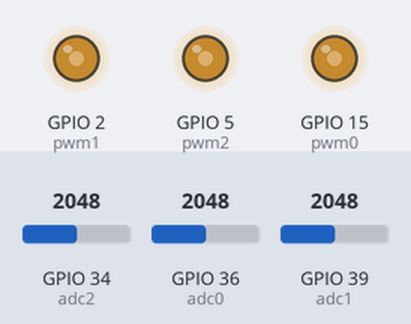
The program below on a simulated ESP32 board running MicroPython. On the bench: output pins drawn as LEDs (lit = HIGH). The test bench sets the inputs (shaded band); at power-on: GPIO 34 (adc2) = 2048, GPIO 36 (adc0) = 2048, GPIO 39 (adc1) = 2048 (analog values on the 0–4095 scale).

Above: at 1.2 s.
1.3 s: GPIO 34 (adc2) set to 1228
At 2.5 s:
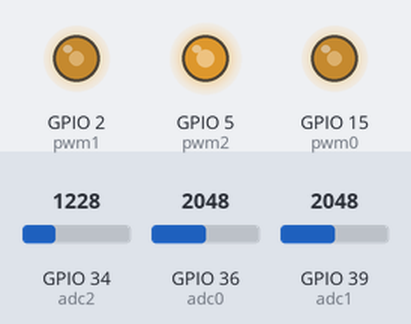
2.8 s: GPIO 36 (adc0) set to 1228
At 3.8 s:
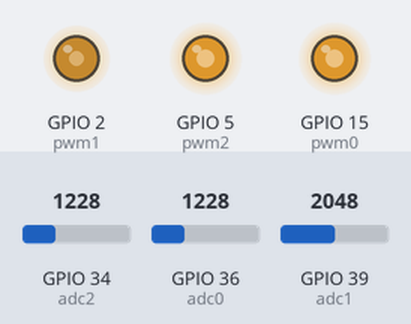
4.3 s: GPIO 39 (adc1) set to 1228
At 5.1 s:
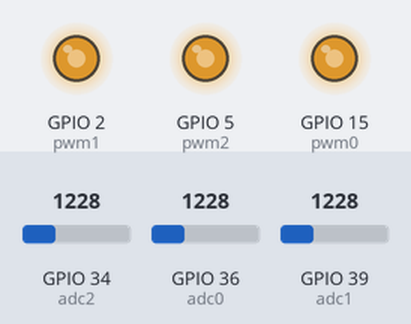
5.8 s: GPIO 34 (adc2) set to 491
At 6.3 s:
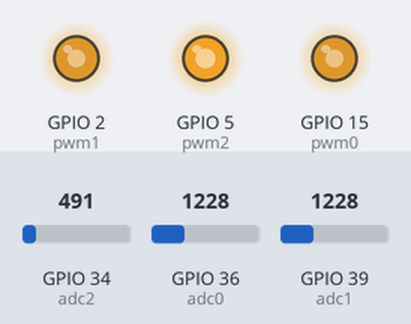
7.3 s: GPIO 36 (adc0) set to 491
At 7.6 s:
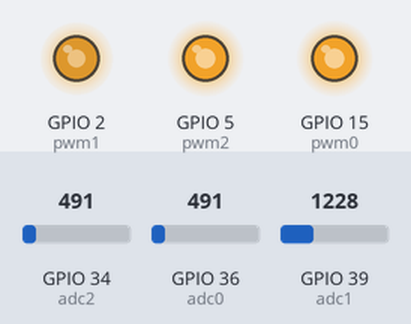
8.8 s: GPIO 39 (adc1) set to 491
At 10.0 s:
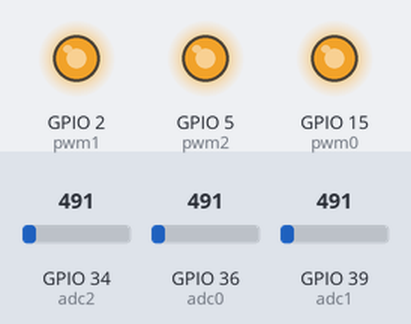
Timing chart, 0 to 11.3 s (numbered marks = the images above; inputs shaded):
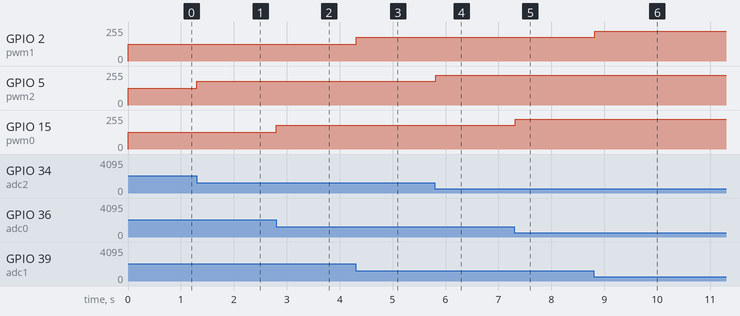

The program:

Soft_Colorful_Light.py
```python
from machine import Pin,PWM,ADC
import time

pwm0=PWM(Pin(15,Pin.OUT),10000)
pwm1=PWM(Pin(2,Pin.OUT),10000)
pwm2=PWM(Pin(5,Pin.OUT),10000)
adc0=ADC(Pin(36))
adc1=ADC(Pin(39))
adc2=ADC(Pin(34))
adc0.atten(ADC.ATTN_11DB)
adc1.atten(ADC.ATTN_11DB)
adc2.atten(ADC.ATTN_11DB)
adc0.width(ADC.WIDTH_10BIT)
adc1.width(ADC.WIDTH_10BIT)
adc2.width(ADC.WIDTH_10BIT)

try:
    while True:
        pwm0.duty(1023-adc0.read())
        pwm1.duty(1023-adc1.read())
        pwm2.duty(1023-adc2.read())
        time.sleep_ms(100)
except:
    pwm0.deinit()
    pwm1.deinit()
    pwm2.deinit()
```

Measured:
- after the input at 1.3 s, GPIO 5 (pwm2): 127/255 → 178/255 at once
- after the input at 2.8 s, GPIO 15 (pwm0): 127/255 → 178/255 at once
- after the input at 4.3 s, GPIO 2 (pwm1): 127/255 → 178/255 at once
- after the input at 5.8 s, GPIO 5 (pwm2): 178/255 → 224/255 at once
- after the input at 7.3 s, GPIO 15 (pwm0): 178/255 → 224/255 at once
- after the input at 8.8 s, GPIO 2 (pwm1): 178/255 → 224/255 at once
